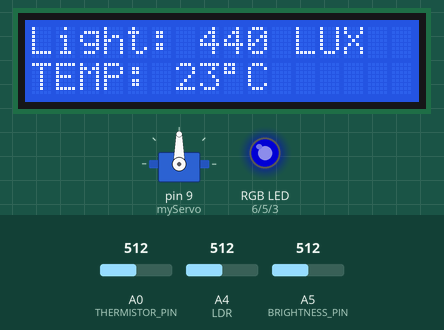
Recording of a sketch running on a simulated Arduino Uno, built with avr-gcc and run on an emulated ATmega328P. Parts: servo, 16×2 character LCD, an RGB LED mixed from three pins (HIGH = lit). The test bench sets the inputs (shaded band); at power-on: A0 (THERMISTOR_PIN) = 512, A4 (LDR) = 512, A5 (BRIGHTNESS_PIN) = 512. Dim RGB values are drawn brighter than linear.

Above: at 1.2 s.
1.3 s: A0 (THERMISTOR_PIN) set to 524
At 2.8 s:
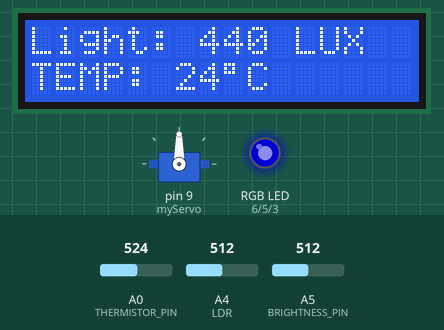
3.1 s: A0 (THERMISTOR_PIN) set to 543
At 4.8 s:
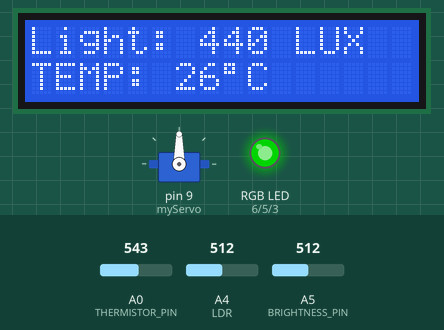
5.2 s: A4 (LDR) set to 716
At 7.3 s:
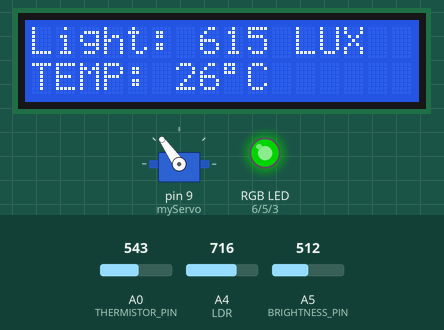
7.6 s: A4 (LDR) set to 900
At 13.1 s:
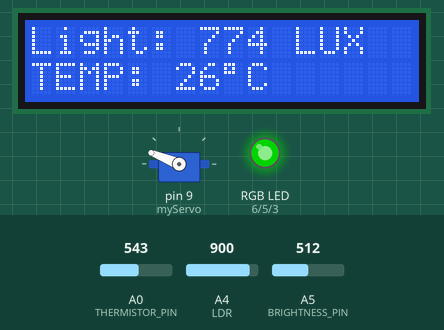
13.8 s: A5 (BRIGHTNESS_PIN) set to 716
At 14.3 s:
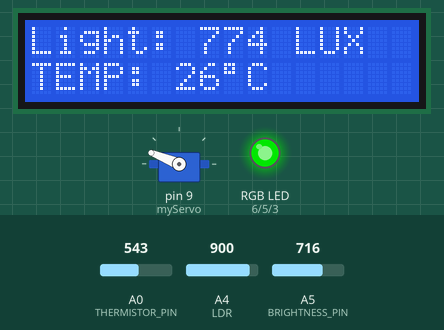
15.3 s: A0 (THERMISTOR_PIN) set to 511
At 16.3 s:
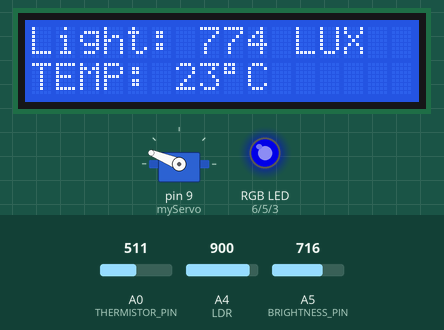
Timing chart, 0 to 18.3 s (numbered marks = the images above; inputs shaded):
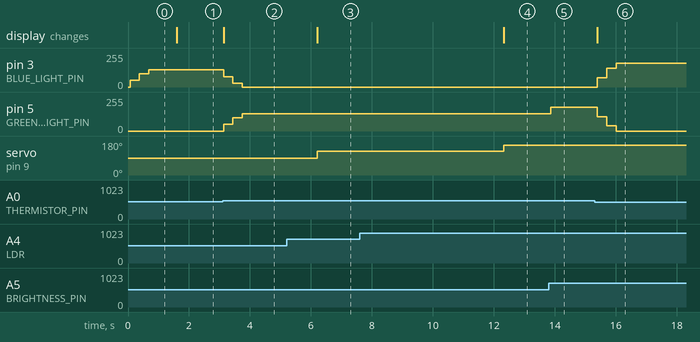

Measured:
- the behaviour switches between 531 and 532 on A0 (THERMISTOR_PIN) (found by bisection; images 1 and 2)
- after the input at 1.3 s, the display: changes after 0.30 s (image 1)
- after the input at 3.1 s, pin 3 (BLUE_LIGHT_PIN): 128/255 → 77/255 at once, → 27/255 0.31 s later, → 0/255 0.31 s later; pin 5 (GREEN_LIGHT_PIN): 0/255 → 50/255 at once, → 100/255 0.31 s later, → 128/255 0.31 s later; the display: changes at once (image 2)
- after the input at 5.2 s, servo on pin 9 (myServo): 90° → 125° after 1.0 s; the display: changes after 1.0 s (image 3)
- after the input at 7.6 s, servo on pin 9 (myServo): 125° → 158° after 4.7 s; the display: changes after 4.7 s (image 4)
- after the input at 13.8 s, pin 5 (GREEN_LIGHT_PIN): 128/255 → 178/255 after 0.06 s
- after the input at 15.3 s, pin 3 (BLUE_LIGHT_PIN): 0/255 → 70/255 after 0.10 s, → 140/255 0.31 s later, → 178/255 0.31 s later; pin 5 (GREEN_LIGHT_PIN): 178/255 → 108/255 after 0.10 s, → 38/255 0.31 s later, → 0/255 0.31 s later; the display: changes after 0.10 s (image 6)

The sketch:

LCD_Temp_V2.ino
```cpp
// Includes
#include <LiquidCrystal.h>
#include <Servo.h>

// Function prototyping
void servoControl(int *readings);
void setLEDColor(int tempC);
int fadeTo(int current, int target);

// Temp
int Vo;
float R1 = 10000;
float logR2, R2, T;
float c1 = 1.009249522e-03, c2 = 2.378405444e-04, c3 = 2.019202697e-07;
int cel;

// RGB
int currentRed = 0, currentGreen = 0, currentBlue = 0;

// Servo
Servo myServo;
int LDRValue = 0, LDRAfter = 0, lightReadings = 20, lux = 0;

// Pointers
int *ptrLux = &lux;
int *ptrLightReading = &lightReadings;

// Pins used
#define THERMISTOR_PIN A0
#define LDR A4
#define BRIGHTNESS_PIN A5
#define RED_LIGHT_PIN 6
#define GREEN_LIGHT_PIN 5
#define BLUE_LIGHT_PIN 3
#define RS 12
#define EN 7
#define D4 8
#define D5 4
#define D6 11
#define D7 2

// Other defines
#define FADE_SPEED 100

// LCD
LiquidCrystal lcd(RS, EN, D4, D5, D6, D7);

void setup() {
  pinMode(GREEN_LIGHT_PIN, OUTPUT);
  pinMode(RED_LIGHT_PIN, OUTPUT);
  pinMode(BLUE_LIGHT_PIN, OUTPUT);
  pinMode(THERMISTOR_PIN, INPUT);
  myServo.attach(9);
  pinMode(LDR, INPUT);
  Serial.begin(9600);
  lcd.begin(16, 2);
}

void loop() {

  // Temp beregninger
  Vo = analogRead(THERMISTOR_PIN);
  R2 = R1 * (1023.0 / (float)Vo - 1.0);
  logR2 = log(R2);
  T = (1.0 / (c1 + c2*logR2 + c3*logR2*logR2*logR2));
  T = T - 273.15;
  T = (T * 9.0)/ 5.0 + 32.0;
  cel = (int)((T-30)/2);

  // Servo
  servoControl(&lightReadings);
  lightReadings++;

  // LCD
  lcd.clear();

  lcd.setCursor(0, 0);
  lcd.print("Light: ");lcd.print(constrain(lux, 0, 880));lcd.print(" LUX");

  lcd.setCursor(0, 1);
  lcd.print("TEMP: ");lcd.print(cel);lcd.print((char)0b11011111);lcd.print("C");

  // LED RGB
  setLEDColor(cel);

  delay(300);
}

void servoControl(int *readings) {
  if (*readings == 20) {
    LDRValue = analogRead(LDR);
    LDRAfter = map(LDRValue, 0, 1023, 0, 180);
    LDRAfter = constrain(LDRAfter, 0, 180);

    *ptrLightReading = 0;

    *ptrLux = map(LDRValue, 0, 1023, 0, 880);

    myServo.write(LDRAfter);
  }
}

void setLEDColor(int tempC) {
  int targetRed, targetGreen, targetBlue;

  if (tempC < 25) {
    targetRed = 0;
    targetGreen = 0;
    targetBlue = 255;
  } else if (tempC > 28) {
    targetRed = 255;
    targetGreen = 0;
    targetBlue = 0;
  } else {
    targetRed = 0;
    targetGreen = 255;
    targetBlue = 0;
  }

  currentRed = fadeTo(currentRed, targetRed);
  currentGreen = fadeTo(currentGreen, targetGreen);
  currentBlue = fadeTo(currentBlue, targetBlue);

  int brightness = analogRead(BRIGHTNESS_PIN) / 4;

  analogWrite(RED_LIGHT_PIN, (currentRed * brightness) / 255);
  analogWrite(GREEN_LIGHT_PIN, (currentGreen * brightness) / 255);
  analogWrite(BLUE_LIGHT_PIN, (currentBlue * brightness) / 255);
}

int fadeTo(int current, int target) {
  if (current < target) {
    current += FADE_SPEED;
    if (current > target) current = target;
  } else if (current > target) {
    current -= FADE_SPEED;
    if (current < target) current = target;
  }
  return current;
}
```
